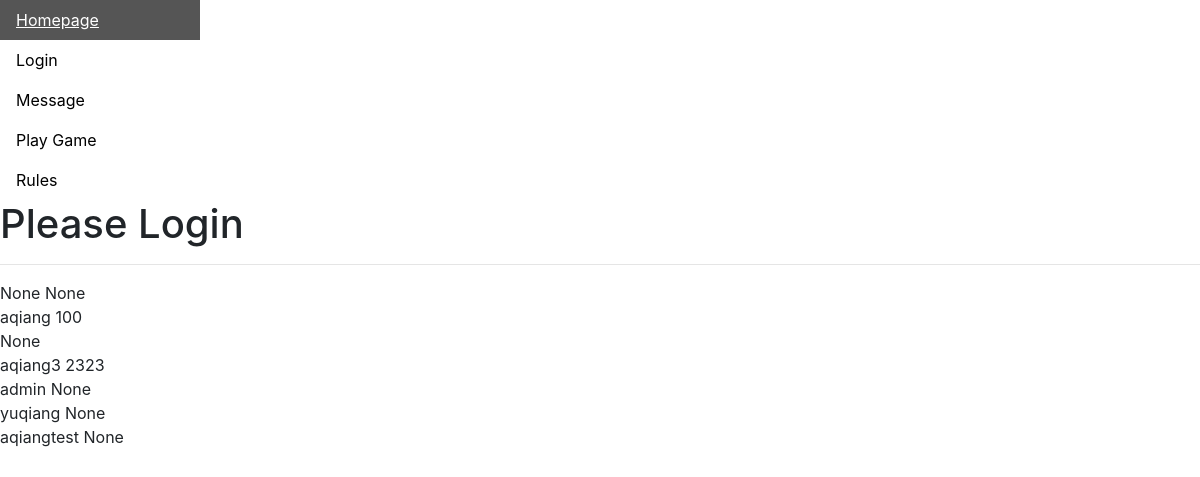
The app's page /rank with its own data.
### app/models.py (models this page shows, shortened)
class User(UserMixin,db.Model):
    id = db.Column(db.Integer, primary_key=True)
    username = db.Column(db.String(64), index=True, unique=True)
    email = db.Column(db.String(120), index=True, unique=True)
    password_hash = db.Column(db.String(128))
    access = db.Column(db.Integer)
    besttime = db.Column(db.Integer)
    posts = db.relationship('Post', backref='author', lazy='dynamic')
    roles = db.relationship('Role', backref='session1', lazy='dynamic')

### app/routes.py (the view)
@app.route('/rank', methods=['GET', 'POST'])
def rank():
    result = []
    rank =User.query.all()
    for one_gamer in rank:
        temp_dict = dict()
        temp_dict["username"] = one_gamer.username
        temp_dict["besttime"] = one_gamer.besttime
        result.append(temp_dict)
    return render_template('rank.html', title='rank', rank_list=result)

### app/templates/rank.html
{% extends "base.html" %}
{% block content %}
    {% for oneline in rank_list %}
    <div>
        {{ oneline.username }}
        {{ oneline.besttime }}
    </div>
    {% endfor %}
{% endblock %}

### app/templates/base.html (shortened to what this page needs)
<!doctype html>
<html>
    <head>
      <link href="{{ url_for('static', filename='css/bootstrap.min.css') }}" rel="stylesheet">
      <link href="{{ url_for('static', filename='css/base.css') }}" rel="stylesheet">
    </head>
    <body>
    <div class="bg">
   <ul>
  <li><a href="/index">Homepage</a></li>  {% if current_user.is_anonymous %}
  <li><a href="{{ url_for('login') }}">Login</a></li>
        {% else %}
  <li><a href="{{ url_for('logout') }}">Logout</a><li>
        {% endif %}</a>
  <li><a href="/post">Message</a></li>
  <li> <a href="/shudu">Play Game</a></li>
  <li> <a href="rule">Rules</a></li>
    </ul>
        <div>
         {% if current_user.is_anonymous %}
         <h1>Please Login</h1>
         {% else %}
         <h1><b>Welcome!{{ current_user.username }}!</b></h1>
         {% endif %}
        </div>
        <hr>
        {% block content %}{% endblock %}
      </div>
    </body>
</html>

### app/static/css/base.css (style rules this page uses)
ul { list-style-type: none; margin: 0; padding: 0; width: 200px; background-color: white; }
li a { display: block; color: #000; padding: 8px 16px; text-decoration: none; }
.bg { background-color: white }

### records on screen
User: username "aqiang", besttime "100"
User: username "aqiang3", besttime "2323"
User: username "admin", besttime "None"
User: username "yuqiang", besttime "None"
User: username "aqiangtest", besttime "None"

### other values on screen
{{ oneline.username }} "None"
{{ oneline.besttime }} "None" "None"
